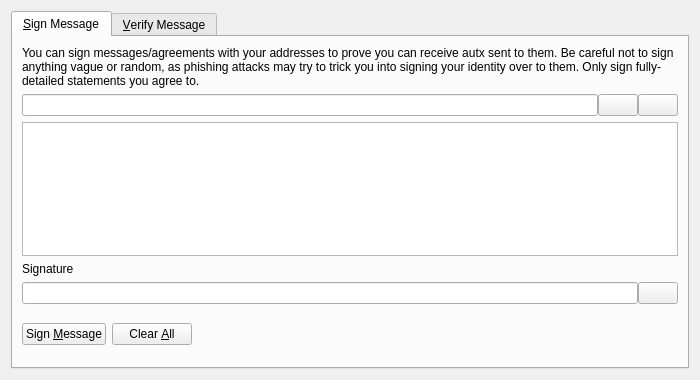
<?xml version="1.0" encoding="UTF-8"?>
<ui version="4.0">
 <class>SignVerifyMessageDialog</class>
 <widget class="QDialog" name="SignVerifyMessageDialog">
  <property name="geometry">
   <rect>
    <x>0</x>
    <y>0</y>
    <width>700</width>
    <height>380</height>
   </rect>
  </property>
  <property name="windowTitle">
   <string>Signatures - Sign / Verify a Message</string>
  </property>
  <property name="modal">
   <bool>true</bool>
  </property>
  <layout class="QVBoxLayout" name="verticalLayout">
   <item>
    <widget class="QTabWidget" name="tabWidget">
     <property name="currentIndex">
      <number>0</number>
     </property>
     <widget class="QWidget" name="tabSignMessage">
      <attribute name="title">
       <string>&amp;Sign Message</string>
      </attribute>
      <layout class="QVBoxLayout" name="verticalLayout_SM">
       <item>
        <widget class="QLabel" name="infoLabel_SM">
         <property name="text">
          <string>You can sign messages/agreements with your addresses to prove you can receive autx sent to them. Be careful not to sign anything vague or random, as phishing attacks may try to trick you into signing your identity over to them. Only sign fully-detailed statements you agree to.</string>
         </property>
         <property name="textFormat">
          <enum>Qt::PlainText</enum>
         </property>
         <property name="wordWrap">
          <bool>true</bool>
         </property>
        </widget>
       </item>
       <item>
        <layout class="QHBoxLayout" name="horizontalLayout_1_SM">
         <property name="spacing">
          <number>0</number>
         </property>
         <item>
          <widget class="QValidatedLineEdit" name="addressIn_SM">
           <property name="toolTip">
            <string>The autx address to sign the message with</string>
           </property>
          </widget>
         </item>
         <item>
          <widget class="QPushButton" name="addressBookButton_SM">
           <property name="toolTip">
            <string>Choose previously used address</string>
           </property>
           <property name="text">
            <string/>
           </property>
           <property name="shortcut">
            <string>Alt+A</string>
           </property>
           <property name="autoDefault">
            <bool>false</bool>
           </property>
          </widget>
         </item>
         <item>
          <widget class="QPushButton" name="pasteButton_SM">
           <property name="toolTip">
            <string>Paste address from clipboard</string>
           </property>
           <property name="text">
            <string/>
           </property>
           <property name="shortcut">
            <string>Alt+P</string>
           </property>
           <property name="autoDefault">
            <bool>false</bool>
           </property>
          </widget>
         </item>
        </layout>
       </item>
       <item>
        <widget class="QPlainTextEdit" name="messageIn_SM">
         <property name="toolTip">
          <string>Enter the message you want to sign here</string>
         </property>
        </widget>
       </item>
       <item>
        <widget class="QLabel" name="signatureLabel_SM">
         <property name="text">
          <string>Signature</string>
         </property>
         <property name="textFormat">
          <enum>Qt::PlainText</enum>
         </property>
        </widget>
       </item>
       <item>
        <layout class="QHBoxLayout" name="horizontalLayout_2_SM">
         <property name="spacing">
          <number>0</number>
         </property>
         <item>
          <widget class="QLineEdit" name="signatureOut_SM">
           <property name="font">
            <font>
             <italic>true</italic>
            </font>
           </property>
           <property name="readOnly">
            <bool>true</bool>
           </property>
          </widget>
         </item>
         <item>
          <widget class="QPushButton" name="copySignatureButton_SM">
           <property name="toolTip">
            <string>Copy the current signature to the system clipboard</string>
           </property>
           <property name="text">
            <string/>
           </property>
           <property name="autoDefault">
            <bool>false</bool>
           </property>
          </widget>
         </item>
        </layout>
       </item>
       <item>
        <layout class="QHBoxLayout" name="horizontalLayout_3_SM">
         <item>
          <widget class="QPushButton" name="signMessageButton_SM">
           <property name="toolTip">
            <string>Sign the message to prove you own this autx address</string>
           </property>
           <property name="text">
            <string>Sign &amp;Message</string>
           </property>
           <property name="autoDefault">
            <bool>false</bool>
           </property>
          </widget>
         </item>
         <item>
          <widget class="QPushButton" name="clearButton_SM">
           <property name="toolTip">
            <string>Reset all sign message fields</string>
           </property>
           <property name="text">
            <string>Clear &amp;All</string>
           </property>
           <property name="autoDefault">
            <bool>false</bool>
           </property>
          </widget>
         </item>
         <item>
          <spacer name="horizontalSpacer_1_SM">
           <property name="orientation">
            <enum>Qt::Horizontal</enum>
           </property>
           <property name="sizeHint" stdset="0">
            <size>
             <width>40</width>
             <height>48</height>
            </size>
           </property>
          </spacer>
         </item>
         <item>
          <widget class="QLabel" name="statusLabel_SM">
           <property name="font">
            <font>
             <weight>75</weight>
             <bold>true</bold>
            </font>
           </property>
           <property name="text">
            <string/>
           </property>
           <property name="wordWrap">
            <bool>true</bool>
           </property>
          </widget>
         </item>
         <item>
          <spacer name="horizontalSpacer_2_SM">
           <property name="orientation">
            <enum>Qt::Horizontal</enum>
           </property>
           <property name="sizeHint" stdset="0">
            <size>
             <width>40</width>
             <height>48</height>
            </size>
           </property>
          </spacer>
         </item>
        </layout>
       </item>
      </layout>
     </widget>
     <widget class="QWidget" name="tabVerifyMessage">
      <attribute name="title">
       <string>&amp;Verify Message</string>
      </attribute>
      <layout class="QVBoxLayout" name="verticalLayout_VM">
       <item>
        <widget class="QLabel" name="infoLabel_VM">
         <property name="text">
          <string>Enter the receiver's address, message (ensure you copy line breaks, spaces, tabs, etc. exactly) and signature below to verify the message. Be careful not to read more into the signature than what is in the signed message itself, to avoid being tricked by a man-in-the-middle attack. Note that this only proves the signing party receives with the address, it cannot prove sendership of any transaction!</string>
         </property>
         <property name="textFormat">
          <enum>Qt::PlainText</enum>
         </property>
         <property name="alignment">
          <set>Qt::AlignLeading|Qt::AlignLeft|Qt::AlignTop</set>
         </property>
         <property name="wordWrap">
          <bool>true</bool>
         </property>
        </widget>
       </item>
       <item>
        <layout class="QHBoxLayout" name="horizontalLayout_1_VM">
         <property name="spacing">
          <number>0</number>
         </property>
         <item>
          <widget class="QValidatedLineEdit" name="addressIn_VM">
           <property name="toolTip">
            <string>The autx address the message was signed with</string>
           </property>
          </widget>
         </item>
         <item>
          <widget class="QPushButton" name="addressBookButton_VM">
           <property name="toolTip">
            <string>Choose previously used address</string>
           </property>
           <property name="text">
            <string/>
           </property>
           <property name="shortcut">
            <string>Alt+A</string>
           </property>
           <property name="autoDefault">
            <bool>false</bool>
           </property>
          </widget>
         </item>
        </layout>
       </item>
       <item>
        <widget class="QPlainTextEdit" name="messageIn_VM"/>
       </item>
       <item>
        <widget class="QValidatedLineEdit" name="signatureIn_VM"/>
       </item>
       <item>
        <layout class="QHBoxLayout" name="horizontalLayout_2_VM">
         <item>
          <widget class="QPushButton" name="verifyMessageButton_VM">
           <property name="toolTip">
            <string>Verify the message to ensure it was signed with the specified autx address</string>
           </property>
           <property name="text">
            <string>Verify &amp;Message</string>
           </property>
           <property name="autoDefault">
            <bool>false</bool>
           </property>
          </widget>
         </item>
         <item>
          <widget class="QPushButton" name="clearButton_VM">
           <property name="toolTip">
            <string>Reset all verify message fields</string>
           </property>
           <property name="text">
            <string>Clear &amp;All</string>
           </property>
           <property name="autoDefault">
            <bool>false</bool>
           </property>
          </widget>
         </item>
         <item>
          <spacer name="horizontalSpacer_1_VM">
           <property name="orientation">
            <enum>Qt::Horizontal</enum>
           </property>
           <property name="sizeHint" stdset="0">
            <size>
             <width>40</width>
             <height>48</height>
            </size>
           </property>
          </spacer>
         </item>
         <item>
          <widget class="QLabel" name="statusLabel_VM">
           <property name="font">
            <font>
             <weight>75</weight>
             <bold>true</bold>
            </font>
           </property>
           <property name="text">
            <string/>
           </property>
           <property name="wordWrap">
            <bool>true</bool>
           </property>
          </widget>
         </item>
         <item>
          <spacer name="horizontalSpacer_2_VM">
           <property name="orientation">
            <enum>Qt::Horizontal</enum>
           </property>
           <property name="sizeHint" stdset="0">
            <size>
             <width>40</width>
             <height>48</height>
            </size>
           </property>
          </spacer>
         </item>
        </layout>
       </item>
      </layout>
     </widget>
    </widget>
   </item>
  </layout>
 </widget>
 <customwidgets>
  <customwidget>
   <class>QValidatedLineEdit</class>
   <extends>QLineEdit</extends>
   <header>qvalidatedlineedit.h</header>
  </customwidget>
 </customwidgets>
 <resources>
  <include location="../autx.qrc"/>
 </resources>
 <connections/>
</ui>
